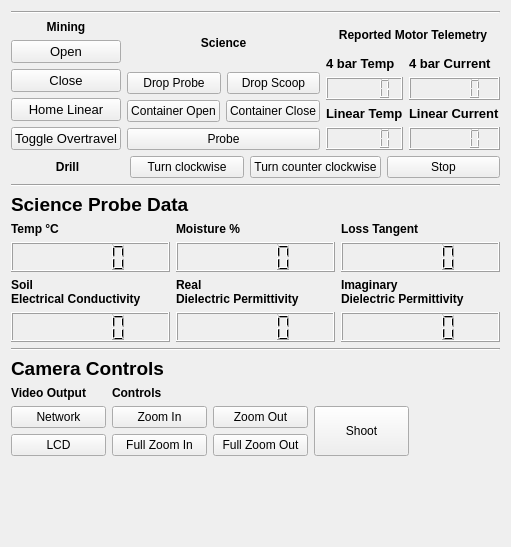
        <widget class="QWidget" name="tab_3">
         <attribute name="title">
          <string>Mining / Science</string>
         </attribute>
         <layout class="QGridLayout" name="gridLayout_8">
          <item row="4" column="0">
           <widget class="Line" name="line_9">
            <property name="orientation">
             <enum>Qt::Horizontal</enum>
            </property>
           </widget>
          </item>
          <item row="7" column="0">
           <layout class="QVBoxLayout" name="verticalLayout_26">
            <item>
             <widget class="QLabel" name="label_34">
              <property name="font">
               <font>
                <pointsize>14</pointsize>
                <weight>75</weight>
                <bold>true</bold>
               </font>
              </property>
              <property name="text">
               <string>Camera Controls</string>
              </property>
              <property name="alignment">
               <set>Qt::AlignLeading|Qt::AlignLeft|Qt::AlignVCenter</set>
              </property>
             </widget>
            </item>
            <item>
             <layout class="QHBoxLayout" name="horizontalLayout_5">
              <item>
               <layout class="QVBoxLayout" name="verticalLayout_27">
                <item>
                 <layout class="QVBoxLayout" name="verticalLayout_28">
                  <item>
                   <widget class="QLabel" name="label_72">
                    <property name="font">
                     <font>
                      <weight>75</weight>
                      <bold>true</bold>
                     </font>
                    </property>
                    <property name="text">
                     <string>Video Output</string>
                    </property>
                    <property name="alignment">
                     <set>Qt::AlignLeading|Qt::AlignLeft|Qt::AlignVCenter</set>
                    </property>
                   </widget>
                  </item>
                  <item>
                   <layout class="QVBoxLayout" name="verticalLayout_29">
                    <item>
                     <widget class="QPushButton" name="cam_network_output_button">
                      <property name="minimumSize">
                       <size>
                        <width>95</width>
                        <height>0</height>
                       </size>
                      </property>
                      <property name="text">
                       <string>Network</string>
                      </property>
                     </widget>
                    </item>
                    <item>
                     <widget class="QPushButton" name="cam_lcd_output_button">
                      <property name="minimumSize">
                       <size>
                        <width>95</width>
                        <height>0</height>
                       </size>
                      </property>
                      <property name="text">
                       <string>LCD</string>
                      </property>
                     </widget>
                    </item>
                   </layout>
                  </item>
                 </layout>
                </item>
                <item>
                 <spacer name="verticalSpacer_9">
                  <property name="orientation">
                   <enum>Qt::Vertical</enum>
                  </property>
                  <property name="sizeHint" stdset="0">
                   <size>
                    <width>20</width>
                    <height>40</height>
                   </size>
                  </property>
                 </spacer>
                </item>
               </layout>
              </item>
              <item>
               <layout class="QVBoxLayout" name="verticalLayout_30">
                <item>
                 <layout class="QVBoxLayout" name="verticalLayout_31">
                  <item>
                   <widget class="QLabel" name="label_73">
                    <property name="font">
                     <font>
                      <weight>75</weight>
                      <bold>true</bold>
                     </font>
                    </property>
                    <property name="text">
                     <string>Controls</string>
                    </property>
                    <property name="alignment">
                     <set>Qt::AlignLeading|Qt::AlignLeft|Qt::AlignVCenter</set>
                    </property>
                   </widget>
                  </item>
                 </layout>
                </item>
                <item>
                 <layout class="QHBoxLayout" name="horizontalLayout_6">
                  <item>
                   <layout class="QVBoxLayout" name="verticalLayout_32">
                    <item>
                     <widget class="QPushButton" name="cam_zoom_in_button">
                      <property name="minimumSize">
                       <size>
                        <width>95</width>
                        <height>0</height>
                       </size>
                      </property>
                      <property name="text">
                       <string>Zoom In</string>
                      </property>
                     </widget>
                    </item>
                    <item>
                     <widget class="QPushButton" name="cam_full_zoom_in_button">
                      <property name="minimumSize">
                       <size>
                        <width>95</width>
                        <height>0</height>
                       </size>
                      </property>
                      <property name="text">
                       <string>Full Zoom In</string>
                      </property>
                     </widget>
                    </item>
                   </layout>
                  </item>
                  <item>
                   <layout class="QVBoxLayout" name="verticalLayout_33">
                    <item>
                     <widget class="QPushButton" name="cam_zoom_out_button">
                      <property name="minimumSize">
                       <size>
                        <width>95</width>
                        <height>0</height>
                       </size>
                      </property>
                      <property name="text">
                       <string>Zoom Out</string>
                      </property>
                     </widget>
                    </item>
                    <item>
                     <widget class="QPushButton" name="cam_full_zoom_out_button">
                      <property name="minimumSize">
                       <size>
                        <width>95</width>
                        <height>0</height>
                       </size>
                      </property>
                      <property name="text">
                       <string>Full Zoom Out</string>
                      </property>
                     </widget>
                    </item>
                   </layout>
                  </item>
                  <item>
                   <widget class="QPushButton" name="cam_shoot_button">
                    <property name="minimumSize">
                     <size>
                      <width>95</width>
                      <height>50</height>
                     </size>
                    </property>
                    <property name="text">
                     <string>Shoot</string>
                    </property>
                   </widget>
                  </item>
                 </layout>
                </item>
                <item>
                 <spacer name="verticalSpacer_10">
                  <property name="orientation">
                   <enum>Qt::Vertical</enum>
                  </property>
                  <property name="sizeHint" stdset="0">
                   <size>
                    <width>20</width>
                    <height>40</height>
                   </size>
                  </property>
                 </spacer>
                </item>
               </layout>
              </item>
              <item>
               <spacer name="horizontalSpacer_3">
                <property name="orientation">
                 <enum>Qt::Horizontal</enum>
                </property>
                <property name="sizeHint" stdset="0">
                 <size>
                  <width>40</width>
                  <height>20</height>
                 </size>
                </property>
               </spacer>
              </item>
             </layout>
            </item>
           </layout>
          </item>
          <item row="0" column="0">
           <widget class="Line" name="line_6">
            <property name="orientation">
             <enum>Qt::Horizontal</enum>
            </property>
           </widget>
          </item>
          <item row="2" column="0">
           <layout class="QHBoxLayout" name="horizontalLayout_13">
            <item>
             <layout class="QVBoxLayout" name="verticalLayout_34">
              <item>
               <widget class="QLabel" name="label_35">
                <property name="font">
                 <font>
                  <weight>75</weight>
                  <bold>true</bold>
                 </font>
                </property>
                <property name="text">
                 <string>Mining</string>
                </property>
                <property name="alignment">
                 <set>Qt::AlignCenter</set>
                </property>
               </widget>
              </item>
              <item>
               <widget class="QPushButton" name="mining_open_button">
                <property name="font">
                 <font>
                  <pointsize>10</pointsize>
                 </font>
                </property>
                <property name="text">
                 <string>Open</string>
                </property>
               </widget>
              </item>
              <item>
               <widget class="QPushButton" name="mining_close_button">
                <property name="font">
                 <font>
                  <pointsize>10</pointsize>
                 </font>
                </property>
                <property name="text">
                 <string>Close</string>
                </property>
               </widget>
              </item>
              <item>
               <widget class="QPushButton" name="mining_home_linear_button">
                <property name="font">
                 <font>
                  <pointsize>10</pointsize>
                 </font>
                </property>
                <property name="text">
                 <string>Home Linear</string>
                </property>
               </widget>
              </item>
              <item>
               <widget class="QPushButton" name="mining_toggle_overtravel_button">
                <property name="font">
                 <font>
                  <pointsize>10</pointsize>
                 </font>
                </property>
                <property name="text">
                 <string>Toggle Overtravel</string>
                </property>
               </widget>
              </item>
             </layout>
            </item>
            <item>
             <layout class="QVBoxLayout" name="verticalLayout_38">
              <item>
               <widget class="QLabel" name="label_36">
                <property name="font">
                 <font>
                  <weight>75</weight>
                  <bold>true</bold>
                 </font>
                </property>
                <property name="text">
                 <string>Science</string>
                </property>
                <property name="alignment">
                 <set>Qt::AlignCenter</set>
                </property>
               </widget>
              </item>
              <item>
               <layout class="QHBoxLayout" name="horizontalLayout_24">
                <item>
                 <widget class="QPushButton" name="science_probe_down_button">
                  <property name="text">
                   <string>Drop Probe</string>
                  </property>
                 </widget>
                </item>
                <item>
                 <widget class="QPushButton" name="science_scoop_down_button">
                  <property name="text">
                   <string>Drop Scoop</string>
                  </property>
                 </widget>
                </item>
               </layout>
              </item>
              <item>
               <layout class="QHBoxLayout" name="horizontalLayout_23">
                <item>
                 <widget class="QPushButton" name="science_container_open_button">
                  <property name="text">
                   <string>Container Open</string>
                  </property>
                 </widget>
                </item>
                <item>
                 <widget class="QPushButton" name="science_container_close_button">
                  <property name="text">
                   <string>Container Close</string>
                  </property>
                 </widget>
                </item>
               </layout>
              </item>
              <item>
               <widget class="QPushButton" name="science_probe_button">
                <property name="text">
                 <string>Probe</string>
                </property>
               </widget>
              </item>
              <item>
               <layout class="QVBoxLayout" name="verticalLayout_39"/>
              </item>
             </layout>
            </item>
            <item>
             <layout class="QVBoxLayout" name="verticalLayout_35">
              <item>
               <layout class="QVBoxLayout" name="verticalLayout_45">
                <item>
                 <widget class="QLabel" name="label_39">
                  <property name="font">
                   <font>
                    <weight>75</weight>
                    <bold>true</bold>
                   </font>
                  </property>
                  <property name="text">
                   <string>Reported Motor Telemetry</string>
                  </property>
                  <property name="alignment">
                   <set>Qt::AlignCenter</set>
                  </property>
                 </widget>
                </item>
               </layout>
              </item>
              <item>
               <layout class="QHBoxLayout" name="horizontalLayout_21">
                <item>
                 <layout class="QVBoxLayout" name="verticalLayout_41">
                  <item>
                   <widget class="QLabel" name="label_5">
                    <property name="font">
                     <font>
                      <pointsize>10</pointsize>
                      <weight>75</weight>
                      <bold>true</bold>
                     </font>
                    </property>
                    <property name="text">
                     <string>4 bar Temp</string>
                    </property>
                   </widget>
                  </item>
                  <item>
                   <widget class="QLCDNumber" name="mining_4bar_temp_lcd_number"/>
                  </item>
                  <item>
                   <widget class="QLabel" name="label_13">
                    <property name="font">
                     <font>
                      <pointsize>10</pointsize>
                      <weight>75</weight>
                      <bold>true</bold>
                     </font>
                    </property>
                    <property name="text">
                     <string>Linear Temp</string>
                    </property>
                   </widget>
                  </item>
                  <item>
                   <widget class="QLCDNumber" name="mining_linear_temp_lcd_number"/>
                  </item>
                 </layout>
                </item>
                <item>
                 <layout class="QVBoxLayout" name="verticalLayout_42">
                  <item>
                   <widget class="QLabel" name="label_37">
                    <property name="font">
                     <font>
                      <pointsize>10</pointsize>
                      <weight>75</weight>
                      <bold>true</bold>
                     </font>
                    </property>
                    <property name="text">
                     <string>4 bar Current</string>
                    </property>
                   </widget>
                  </item>
                  <item>
                   <widget class="QLCDNumber" name="mining_4bar_current_lcd_number"/>
                  </item>
                  <item>
                   <widget class="QLabel" name="label_38">
                    <property name="font">
                     <font>
                      <pointsize>10</pointsize>
                      <weight>75</weight>
                      <bold>true</bold>
                     </font>
                    </property>
                    <property name="text">
                     <string>Linear Current</string>
                    </property>
                   </widget>
                  </item>
                  <item>
                   <widget class="QLCDNumber" name="mining_linear_current_lcd_number"/>
                  </item>
                 </layout>
                </item>
               </layout>
              </item>
             </layout>
            </item>
           </layout>
          </item>
          <item row="6" column="0">
           <widget class="Line" name="line_13">
            <property name="orientation">
             <enum>Qt::Horizontal</enum>
            </property>
           </widget>
          </item>
          <item row="5" column="0">
           <layout class="QHBoxLayout" name="horizontalLayout_16">
            <item>
             <layout class="QVBoxLayout" name="verticalLayout_10">
              <item>
               <widget class="QLabel" name="label_20">
                <property name="font">
                 <font>
                  <pointsize>14</pointsize>
                  <weight>75</weight>
                  <bold>true</bold>
                 </font>
                </property>
                <property name="text">
                 <string>Science Probe Data</string>
                </property>
                <property name="alignment">
                 <set>Qt::AlignLeading|Qt::AlignLeft|Qt::AlignVCenter</set>
                </property>
               </widget>
              </item>
              <item>
               <layout class="QGridLayout" name="gridLayout_17">
                <item row="0" column="0">
                 <layout class="QVBoxLayout" name="verticalLayout_6">
                  <item>
                   <widget class="QLabel" name="label_21">
                    <property name="font">
                     <font>
                      <pointsize>9</pointsize>
                      <weight>75</weight>
                      <bold>true</bold>
                     </font>
                    </property>
                    <property name="text">
                     <string>Temp °C</string>
                    </property>
                   </widget>
                  </item>
                  <item>
                   <widget class="QLCDNumber" name="science_temp_lcd_number">
                    <property name="minimumSize">
                     <size>
                      <width>0</width>
                      <height>30</height>
                     </size>
                    </property>
                    <property name="maximumSize">
                     <size>
                      <width>16777215</width>
                      <height>30</height>
                     </size>
                    </property>
                   </widget>
                  </item>
                 </layout>
                </item>
                <item row="0" column="1">
                 <layout class="QVBoxLayout" name="verticalLayout_11">
                  <item>
                   <widget class="QLabel" name="moisture_label">
                    <property name="font">
                     <font>
                      <pointsize>9</pointsize>
                      <weight>75</weight>
                      <bold>true</bold>
                     </font>
                    </property>
                    <property name="text">
                     <string>Moisture %</string>
                    </property>
                   </widget>
                  </item>
                  <item>
                   <widget class="QLCDNumber" name="science_moisture_lcd_number">
                    <property name="minimumSize">
                     <size>
                      <width>0</width>
                      <height>30</height>
                     </size>
                    </property>
                    <property name="maximumSize">
                     <size>
                      <width>16777215</width>
                      <height>30</height>
                     </size>
                    </property>
                   </widget>
                  </item>
                 </layout>
                </item>
                <item row="0" column="2">
                 <layout class="QVBoxLayout" name="verticalLayout_12">
                  <item>
                   <widget class="QLabel" name="tangent_label">
                    <property name="font">
                     <font>
                      <pointsize>9</pointsize>
                      <weight>75</weight>
                      <bold>true</bold>
                     </font>
                    </property>
                    <property name="text">
                     <string>Loss Tangent</string>
                    </property>
                   </widget>
                  </item>
                  <item>
                   <widget class="QLCDNumber" name="science_loss_tangent_lcd_number">
                    <property name="minimumSize">
                     <size>
                      <width>0</width>
                      <height>30</height>
                     </size>
                    </property>
                    <property name="maximumSize">
                     <size>
                      <width>16777215</width>
                      <height>30</height>
                     </size>
                    </property>
                   </widget>
                  </item>
                 </layout>
                </item>
                <item row="1" column="0">
                 <layout class="QVBoxLayout" name="verticalLayout_13">
                  <item>
                   <widget class="QLabel" name="conductivity_label">
                    <property name="font">
                     <font>
                      <pointsize>9</pointsize>
                      <weight>75</weight>
                      <bold>true</bold>
                     </font>
                    </property>
                    <property name="text">
                     <string>Soil
Electrical Conductivity</string>
                    </property>
                   </widget>
                  </item>
                  <item>
                   <widget class="QLCDNumber" name="science_electrical_conductivity_lcd_number">
                    <property name="minimumSize">
                     <size>
                      <width>0</width>
                      <height>30</height>
                     </size>
                    </property>
                    <property name="maximumSize">
                     <size>
                      <width>16777215</width>
                      <height>30</height>
                     </size>
                    </property>
                   </widget>
                  </item>
                 </layout>
                </item>
                <item row="1" column="1">
                 <layout class="QVBoxLayout" name="verticalLayout_16">
                  <item>
                   <widget class="QLabel" name="real_dielectric_label">
                    <property name="font">
                     <font>
                      <pointsize>9</pointsize>
                      <weight>75</weight>
                      <bold>true</bold>
                     </font>
                    </property>
                    <property name="text">
                     <string>Real
Dielectric Permittivity</string>
                    </property>
                   </widget>
                  </item>
                  <item>
                   <widget class="QLCDNumber" name="science_real_dielectric_lcd_number">
                    <property name="minimumSize">
                     <size>
                      <width>0</width>
                      <height>30</height>
                     </size>
                    </property>
                    <property name="maximumSize">
                     <size>
                      <width>16777215</width>
                      <height>30</height>
                     </size>
                    </property>
                   </widget>
                  </item>
                 </layout>
                </item>
                <item row="1" column="2">
                 <layout class="QVBoxLayout" name="verticalLayout_18">
                  <item>
                   <widget class="QLabel" name="imaginary_label">
                    <property name="font">
                     <font>
                      <pointsize>9</pointsize>
                      <weight>75</weight>
                      <bold>true</bold>
                     </font>
                    </property>
                    <property name="text">
                     <string>Imaginary
Dielectric Permittivity</string>
                    </property>
                   </widget>
                  </item>
                  <item>
                   <widget class="QLCDNumber" name="science_imaginary_dielectric_lcd_number">
                    <property name="minimumSize">
                     <size>
                      <width>0</width>
                      <height>30</height>
                     </size>
                    </property>
                    <property name="maximumSize">
                     <size>
                      <width>16777215</width>
                      <height>30</height>
                     </size>
                    </property>
                   </widget>
                  </item>
                 </layout>
                </item>
               </layout>
              </item>
             </layout>
            </item>
           </layout>
          </item>
          <item row="8" column="0">
           <spacer name="verticalSpacer">
            <property name="orientation">
             <enum>Qt::Vertical</enum>
            </property>
            <property name="sizeHint" stdset="0">
             <size>
              <width>20</width>
              <height>40</height>
             </size>
            </property>
           </spacer>
          </item>
          <item row="3" column="0">
           <layout class="QHBoxLayout" name="horizontalLayout_12">
            <item>
             <widget class="QLabel" name="label_14">
              <property name="font">
               <font>
                <weight>75</weight>
                <bold>true</bold>
               </font>
              </property>
              <property name="text">
               <string>Drill</string>
              </property>
              <property name="alignment">
               <set>Qt::AlignCenter</set>
              </property>
             </widget>
            </item>
            <item>
             <widget class="QPushButton" name="drill_turn_clockwise_button">
              <property name="text">
               <string>Turn clockwise</string>
              </property>
             </widget>
            </item>
            <item>
             <widget class="QPushButton" name="drill_turn_counter_clockwise_button">
              <property name="text">
               <string>Turn counter clockwise</string>
              </property>
             </widget>
            </item>
            <item>
             <widget class="QPushButton" name="drill_stop_button">
              <property name="text">
               <string>Stop</string>
              </property>
             </widget>
            </item>
           </layout>
          </item>
         </layout>
        </widget>
